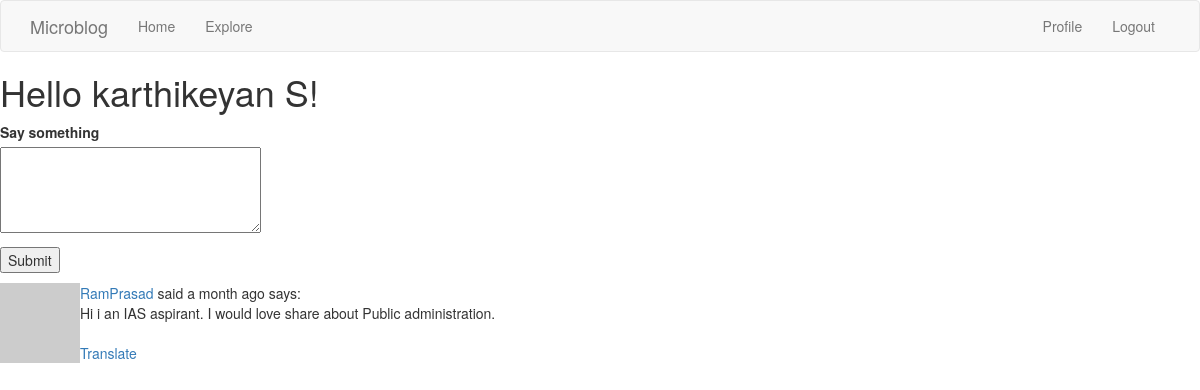
The page /index (signed in) on the database its author committed.
### app/models.py (models this page shows, shortened)
class User(UserMixin, db.Model):
	id = db.Column(db.Integer, primary_key=True)
	username = db.Column(db.String(64), index=True, unique=True)
	email = db.Column(db.String(120), index=True, unique=True)
	password_hash = db.Column(db.String(128))
	posts = db.relationship('Posts', backref='author', lazy='dynamic')
	about_me = db.Column(db.String(140))
	last_seen = db.Column(db.DateTime, default=datetime.utcnow)
	followed = db.relationship(
		'User', secondary=followers,
		primaryjoin=(followers.c.follower_id == id),
		secondaryjoin=(followers.c.followed_id == id),
		backref=db.backref('followers', lazy='dynamic'), lazy='dynamic')
	def avatar(self, size):
		digest = md5(self.email.lower().encode('utf-8')).hexdigest()
		return 'https://www.gravatar.com/avatar/{}?d=identicon&s={}'.format(
			digest, size)
	def followed_posts(self):
		followed = Posts.query.join(
			followers, (followers.c.followed_id == Posts.user_id)).filter(
			followers.c.follower_id == self.id)
		own = Posts.query.filter_by(user_id=self.id)
		return followed.union(own).order_by(Posts.timestamp.desc())

class Posts(db.Model):
	id = db.Column(db.Integer,primary_key = True)
	body = db.Column(db.String(140))
	language = db.Column(db.String(6))
	timestamp  = db.Column(db.DateTime,index = True,default = datetime.utcnow)
	user_id = db.Column(db.Integer,db.ForeignKey('user.id'))

### app/main/routes.py (the view, shortened to what this page needs)
@bp.route('/',methods = ['GET','POST'])
@bp.route('/index',methods = ['GET','POST'])
@login_required
def index():#1
	form = PostForm()
	page = request.args.get('page',1,type = int)
	posts = current_user.followed_posts().paginate(
		page,current_app.config['POSTS_PER_PAGE'],False)
	next_url = url_for('main.explore', page=posts.next_num) if posts.has_next else None
	prev_url = url_for('main.explore', page=posts.prev_num) if posts.has_prev else None
	return render_template('index.html',title = 'Machine Learning',user = user,form = form,posts = posts.items,next_url = next_url,prev_url = prev_url)

### app/main/forms.py
class PostForm(FlaskForm):
    post = TextAreaField(_l('Say something'), validators=[DataRequired()])
    submit = SubmitField(_l('Submit'))

### app/models.py (called while the page is built)
@login.user_loader
def load_user(id):
	return User.query.get(int(id))

### app/templates/index.html (shortened to what this page needs)
{% extends "base.html" %}
{% block content %}
	<h1>Hello {{ current_user.username }}!</h1>
	{% if form %}
	<form action="" method="post">
		<p>
			{{ form.post.label }}<br>
			{{ form.post(cols=32,rows=4) }}<br>
		</p>
		<p>{{ form.submit() }}</p>
	</form>
	{% endif %}
	{% for post in posts %}
		{% include "_post.html" %}
	{% endfor %}
{% endblock %}

### app/templates/_post.html
<table>
	<tr valgin="top">
		<td><img src="{{ post.author.avatar(36) }}"></td>
		<td>
			<a href="{{ url_for('main.user',username = post.author.username) }}">{{ post.author.username }}</a>
			said {{ moment(post.timestamp).fromNow() }}
			says:<br>
			<span id="post{{post.id}}">{{ post.body }}</span>
			{% if post.language and post.language != g.locale %}
			<br><br>
			<span id="translation{{post.id}}">
			<a href="javascript:translate(
			'#post{{post.id}}',
			'#translation{{post.id}}',
			'{{post.language}}',
			' {{g.locale }}')">Translate</a>
			{% endif %}
			</span>
		</td>
	</tr>
</table>

### rows shown on the page
User: username "karthikeyan S"
Posts: author.username "RamPrasad", timestamp "a month ago", body "Hi i an IAS aspirant. I would love share about Public administration."
